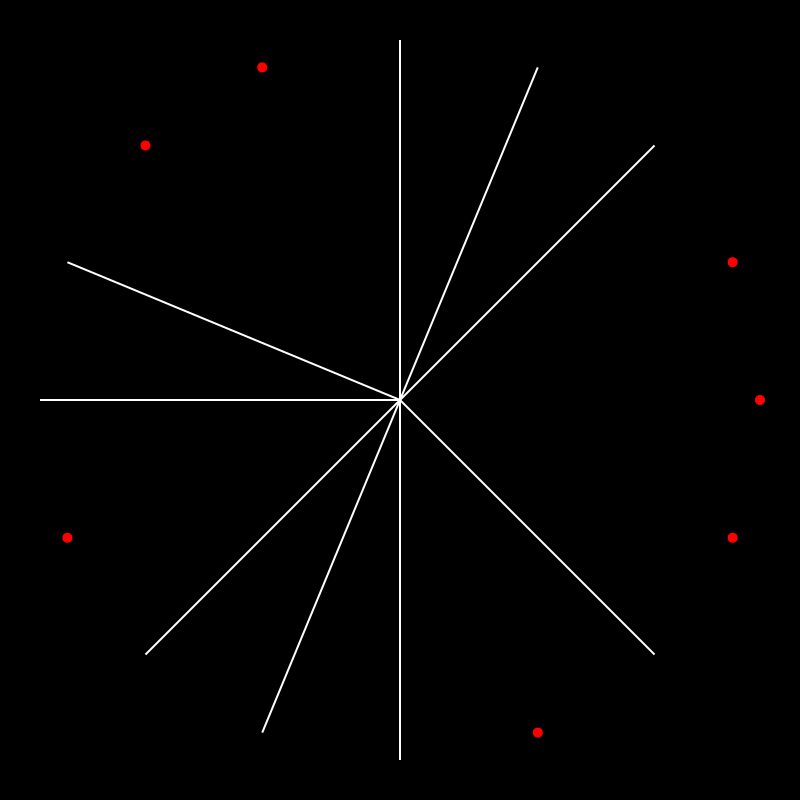

Recreate this plot in Python.
import cairo
import math
import random

# Setup
width, height = 800, 800
surface = cairo.ImageSurface(cairo.FORMAT_ARGB32, width, height)
ctx = cairo.Context(surface)

# Background
ctx.set_source_rgb(0, 0, 0)  # or your choice
ctx.paint()

# Generative code: Radial symmetry with breaking points

center_x, center_y = width / 2, height / 2
num_segments = 16  # Number of radial segments
radius = min(width, height) / 2 * 0.9
segment_angle = 2 * math.pi / num_segments

ctx.set_line_width(2)

for i in range(num_segments):
    angle = i * segment_angle

    # Calculate start and end points for the line segment
    start_x = center_x + radius * math.cos(angle)
    start_y = center_y + radius * math.sin(angle)
    end_x = center_x
    end_y = center_y

    # Decide whether to draw the line segment or "break" it
    if random.random() < 0.8: # Probability of drawing a line
        ctx.set_source_rgb(1, 1, 1)  # White
        ctx.move_to(start_x, start_y)
        ctx.line_to(end_x, end_y)
        ctx.stroke()
    else:
         # Draw a small circle as a breaking point
        break_radius = 5
        ctx.set_source_rgb(1, 0, 0) # Red to emphasize break
        ctx.arc(start_x, start_y, break_radius, 0, 2 * math.pi)
        ctx.fill()
